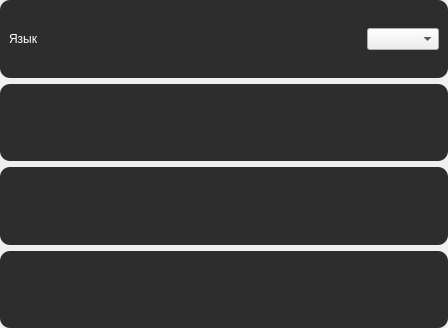
<?xml version="1.0" encoding="UTF-8"?>
<ui version="4.0">
 <class>Form</class>
 <widget class="QWidget" name="Form">
  <property name="geometry">
   <rect>
    <x>0</x>
    <y>0</y>
    <width>448</width>
    <height>328</height>
   </rect>
  </property>
  <property name="windowTitle">
   <string>Form</string>
  </property>
  <property name="styleSheet">
   <string notr="true">QFrame {
	border-radius: 10px;
	background-color: rgb(45, 45, 45);
	color: rgb(255, 255, 255);
}</string>
  </property>
  <layout class="QVBoxLayout" name="verticalLayout">
   <property name="leftMargin">
    <number>0</number>
   </property>
   <property name="topMargin">
    <number>0</number>
   </property>
   <property name="rightMargin">
    <number>0</number>
   </property>
   <property name="bottomMargin">
    <number>0</number>
   </property>
   <item>
    <widget class="QFrame" name="frame">
     <property name="frameShape">
      <enum>QFrame::StyledPanel</enum>
     </property>
     <property name="frameShadow">
      <enum>QFrame::Raised</enum>
     </property>
     <layout class="QHBoxLayout" name="horizontalLayout">
      <item>
       <widget class="QLabel" name="label">
        <property name="text">
         <string>Язык</string>
        </property>
       </widget>
      </item>
      <item>
       <spacer name="horizontalSpacer">
        <property name="orientation">
         <enum>Qt::Horizontal</enum>
        </property>
        <property name="sizeHint" stdset="0">
         <size>
          <width>40</width>
          <height>20</height>
         </size>
        </property>
       </spacer>
      </item>
      <item>
       <widget class="QComboBox" name="comboBox"/>
      </item>
     </layout>
    </widget>
   </item>
   <item>
    <widget class="QFrame" name="frame_2">
     <property name="frameShape">
      <enum>QFrame::StyledPanel</enum>
     </property>
     <property name="frameShadow">
      <enum>QFrame::Raised</enum>
     </property>
    </widget>
   </item>
   <item>
    <widget class="QFrame" name="frame_3">
     <property name="frameShape">
      <enum>QFrame::StyledPanel</enum>
     </property>
     <property name="frameShadow">
      <enum>QFrame::Raised</enum>
     </property>
    </widget>
   </item>
   <item>
    <widget class="QFrame" name="frame_4">
     <property name="frameShape">
      <enum>QFrame::StyledPanel</enum>
     </property>
     <property name="frameShadow">
      <enum>QFrame::Raised</enum>
     </property>
    </widget>
   </item>
  </layout>
 </widget>
 <resources/>
 <connections/>
</ui>
